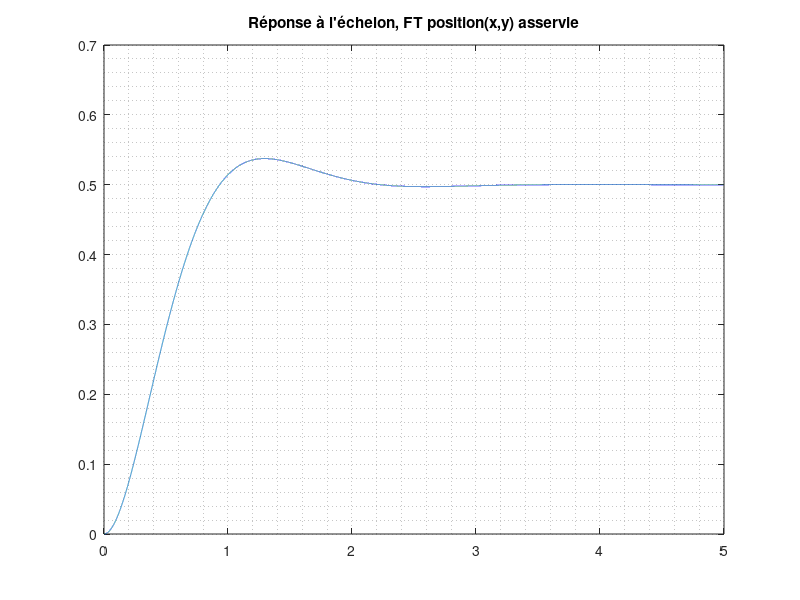

This figure's MATLAB source: (Note: this script raises an error after producing the figure.)
%% Compensateur position de la sphère

FT_sx_p = tf([7.007],[1 0 0]);
FT_sy_p = tf([7.007],[1 0 0]);

[num_pos_sph,den_pos_sph] = tfdata(FT_sx_p,'v');

ts_pos_sph = 2;
zeta_pos_sph = 0.9;
wn_pos_sph = 4/(zeta_pos_sph*ts_pos_sph);

pole1_pos_sph = -zeta_pos_sph*wn_pos_sph + i*wn_pos_sph*sqrt(1-(zeta_pos_sph));
pole2_pos_sph = -zeta_pos_sph*wn_pos_sph - i*wn_pos_sph*sqrt(1-(zeta_pos_sph));

A_pos_sph = num_pos_sph(3);%7.007
Kv_pos_sph = (2*zeta_pos_sph*wn_pos_sph)/A_pos_sph;
Kp_pos_sph = (wn_pos_sph^2)/A_pos_sph;

FT_sx_p_asservie = tf([Kp_pos_sph*A_pos_sph],[1 (A_pos_sph*Kv_pos_sph) (A_pos_sph*Kp_pos_sph)]);
[num_comp_pos_sph,den_comp_pos_sph] = tfdata(FT_sx_p_asservie,'v');


t = (0:0.0001:5);
u = ones(size(t));
y = lsim(feedback(FT_sx_p_asservie,1),u,t);
figure(1)
plot(t,y)
title('Réponse à l''échelon, FT position(x,y) asservie')
grid minor
yline(0.5*1.02,'r')
yline(0.5*0.98,'r')

figure(2)
rlocus(FT_sx_p_asservie);
title('Lieu des racines, FT position(x,y) asservie')

figure(3)
margin(FT_sx_p_asservie);
grid minor

figure(4)
nyquist(FT_sx_p_asservie);
grid minor

figure(5)
rlocus(FT_sx_p);

figure(6)
margin(FT_sx_p);

